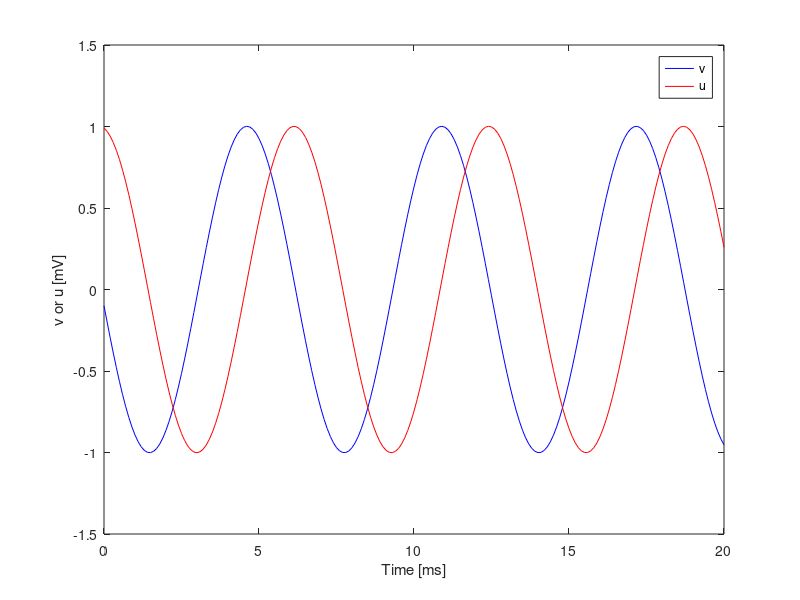
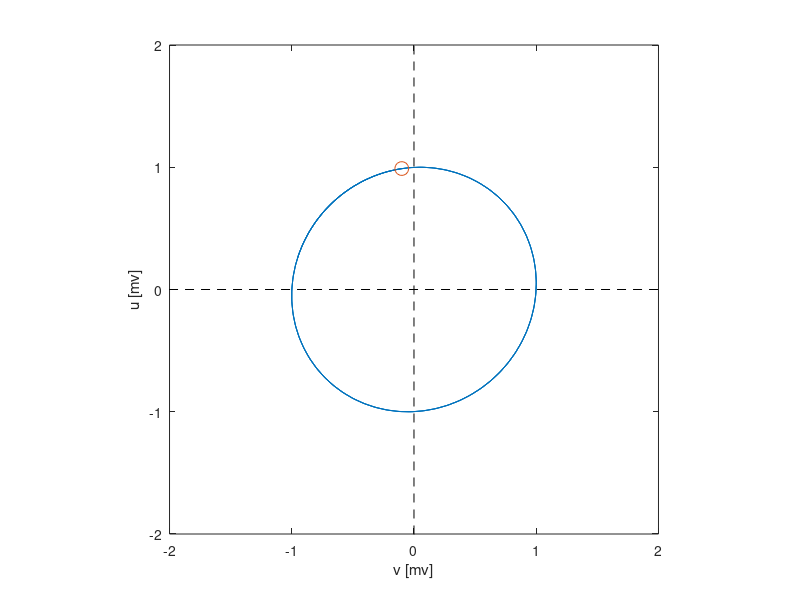

Reproduce these figures in MATLAB, in order. (Note: this script raises an error after producing the figures.)
%% Introduction to Neuro-Engineering (2021, Spring)
%% Homework #1: Understanding an Attractor
%% written by Cheol E. Han
clear; close all;

%% parameters of the model
dt=0.1;       % integration time step [ms]
T=20;         % total simulation time [ms]
tau_v=1;      % time constant [ms]
tau_u=1;      % time constant [ms]

%% simulation
% intial setups
t_step=0;
t_rec=zeros(T/dt+1,1);
v_rec=zeros(T/dt+1,1);
u_rec=zeros(T/dt+1,1);
% initial condition
v=0;
u=1;
% Euler's method
for t=0:dt:T
    t_step=t_step+1;
    v=v-u*dt/tau_v;
    u=u+v*dt/tau_u;
    t_rec(t_step)=t;
    v_rec(t_step)=v;
    u_rec(t_step)=u;
end

%% Plotting results
figure(1);clf
plot(t_rec,v_rec,'b'); hold on;
plot(t_rec,u_rec,'r');
xlabel('Time [ms]'); ylabel('v or u [mV]')
legend('v','u')

figure(2);clf
plot(v_rec, u_rec); hold on;
axis equal; axis tight
axis([min([v_rec;0]-1), max([v_rec;0]+1),min([u_rec;0])-1, max([u_rec;0]+1)]);
plot([-100, 100],[0,0],'k--');
plot([0,0],[-100, 100],'k--');
xlabel('v [mv]');ylabel('u [mv]')

t_step=0;
h=plot(v_rec(1), u_rec(1),'o','MarkerSize',10);
for t=1:dt:T
    t_step=t_step+1;
    h.XData=v_rec(t_step);
    h.YData=u_rec(t_step);
    pause(0.1)
end
    
